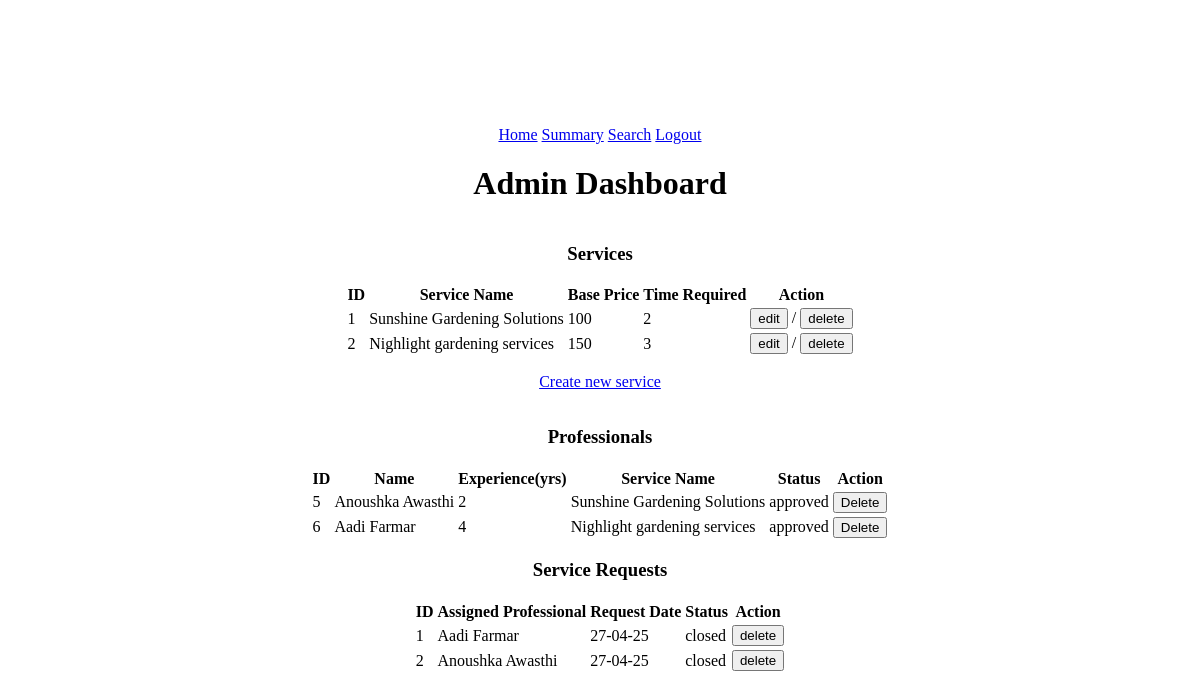
Page /admin_dashboard on the committed database.
### application/models.py (models this page shows)
class Service(db.Model):
    __tablename__ = 'Services'
    id = db.Column(db.Integer, primary_key=True, autoincrement=True)
    name = db.Column(db.String, nullable=False, unique=True)
    base_price = db.Column(db.Float, nullable=False)
    time_required = db.Column(db.Integer, nullable=True)
    description = db.Column(db.String, nullable=True)
    category = db.Column(db.String, nullable=False)

class User(db.Model):
    __tablename__ = 'Users'
    id = db.Column(db.Integer, primary_key=True, autoincrement=True)
    email = db.Column(db.String, nullable=False, unique=True)
    password = db.Column(db.String, nullable=False)
    name = db.Column(db.String, nullable=False)
    role = db.Column(db.String, nullable=False)
    service_id = db.Column(db.Integer, db.ForeignKey('Services.id'), nullable=True)
    service_name = db.Column(db.String, nullable = True)
    service_category = db.Column(db.String, nullable = True)
    experience = db.Column(db.Integer, nullable=True)
    approval_status = db.Column(db.String, nullable=True)
    description = db.Column(db.String, nullable=True)
    contact = db.Column(db.Integer, nullable=True)
    address = db.Column(db.String, nullable=True)
    pincode = db.Column(db.Integer, nullable=True)
    __table_args__ = (
    db.CheckConstraint("role IN ('admin', 'customer', 'professional')"),
    )

class ServiceRequest(db.Model):
    __tablename__ = 'Services_requests'
    id = db.Column(db.Integer, primary_key=True, autoincrement=True)
    service_id = db.Column(db.Integer, db.ForeignKey('Services.id'), nullable=False)
    customer_id = db.Column(db.Integer, db.ForeignKey('Users.id'), nullable=True)
    professional_id = db.Column(db.Integer, db.ForeignKey('Users.id'), nullable=True)
    professional_name = db.Column(db.String, nullable=True)
    date_of_request = db.Column(db.String, nullable=True)
    date_of_completion = db.Column(db.String, nullable=True)
    status = db.Column(db.String, default='requested')
    remarks = db.Column(db.String, nullable=True)
    rating = db.Column(db.Integer, nullable=True)
    __table_args__ = (
    db.CheckConstraint("status IN ('requested', 'assigned', 'closed')"),
    )

### app.py (the view)
@app.route("/admin_dashboard", methods=["GET", "POST"])
def admin_dashboard():
    services = Service.query.all()
    professionals = User.query.filter_by(role="professional").all()
    service_requests = ServiceRequest.query.all()
    return render_template("admin_dashboard.html", services=services, professionals=professionals, service_requests=service_requests, role=request.args.get("role"))

### templates/admin_dashboard.html (shortened to what this page needs)
<!DOCTYPE html>
<html lang="en">
<head>
    <link rel="stylesheet" href="/static/styles.css">
</head>
<body>
    <nav>
        <a href="/admin_dashboard">Home</a>
        <a href="/admin_dashboard/summary">Summary</a>
        <a href="/admin_dashboard/search">Search</a>
        <a href="/login">Logout</a>
    </nav>
    <h1>Admin Dashboard</h1>
    <h3>Services</h3>
    <table>
        <thead>
            <tr>
                <th>ID</th>
                <th>Service Name</th>
                <th>Base Price</th>
                <th>Time Required</th>
                <th>Action</th>
            </tr>
        </thead>
        <tbody>
            {% for service in services %}
            <tr>
                <td>{{ service.id }}</td>
                <td>{{ service.name }}</td>
                <td>{{ service.base_price }}</td>
                <td>{{ service.time_required }}</td>
                <td>
                    <button onclick="window.location.href='/admin_dashboard/edit_service/{{ service.id }}'">edit</button> /
                    <button onclick="
                        fetch('/api/service/{{ service.id }}', {
                            method: 'DELETE'
                        }).then(() => window.location.reload())
                    ">delete</button>
                </td>
                </tr>
            {% endfor %}
        </tbody>
    </table>
    <p><a href="/admin_dashboard/create_service">Create new service</a></p>
    <h3>Professionals</h3>
    <table>
        <thead>
            <tr>
                <th>ID</th>
                <th>Name</th>
                <th>Experience(yrs)</th>
                <th>Service Name</th>
                <th>Status</th>
                <th>Action</th>
            </tr>
        </thead>
        <tbody>
            {% for professional in professionals %}
            <tr>
                <td>{{ professional.id }}</td>
                <td>{{ professional.name }}</td>
                <td>{{ professional.experience }}</td>
                <td>{{ professional.service_name }}</td>
                <td>{{ professional.approval_status }}</td>
                <td>
                {% if professional.approval_status == "waiting" %}
                    <select id="select-service-{{ professional.id }}" onchange="
                        document.getElementById('approve-btn-{{ professional.id }}').disabled = (this.value === '');
                    ">
                        <option value="">Select Service</option>
                        {% for s in services %}
                            {% if s.category == professional.service_category %}
                                <option value="{{ s.id }}|{{ s.name }}">{{ s.name }}</option>
                            {% endif %}
                        {% endfor %}
                    </select> /
                    <button id="approve-btn-{{ professional.id }}" disabled onclick="
                        let selectedValue = document.getElementById('select-service-{{ professional.id }}').value;
                        let serviceId = selectedValue.split('|')[0];
                        let serviceName = selectedValue.split('|')[1];
                        fetch('/api/professional/approve/{{ professional.id }}', {
                            method: 'PUT',
                            headers: {'Content-Type': 'application/json'},
                            body: JSON.stringify({ service_id: serviceId , service_name: serviceName })
                        }).then(() => window.location.reload())
                    ">Approve</button> /
                    <button onclick="
                        fetch('/api/professional/reject/{{ professional.id }}', {
                            method: 'PUT'
                        }).then(() => window.location.reload())
                    ">Reject</button> /
                    <button onclick="
                        fetch('/api/user/{{ professional.id }}', {
                            method: 'DELETE'
                        }).then(() => window.location.reload())
                    ">Delete</button>
                {% else %}
                    <button onclick="
                        fetch('/api/user/{{ professional.id }}', {
                            method: 'DELETE'
                        }).then(() => window.location.reload())
                    ">Delete</button>
                {% endif %}
                </td>
            </tr>
            {% endfor %}
        </tbody>
    </table>
    <h3>Service Requests</h3>
    <table>
        <thead>
            <tr>
                <th>ID</th>
                <th>Assigned Professional</th>
                <th>Request Date</th>
                <th>Status</th>
                <th>Action</th>
            </tr>
        </thead>
        <tbody>
            {% for service_request in service_requests %}
            <tr>
                <td>{{ service_request.id }}</td>
                <td>{{ service_request.professional_name }}</td>
                <td>{{ service_request.date_of_request }}</td>
                <td>{{ service_request.status }}</td>
                <td>
                    <button onclick="
                        fetch('/api/service_request/{{ service_request.id }}', {
                            method: 'DELETE'
                        }).then(() => window.location.reload())
                    ">delete</button>
                </td>
            </tr>
            {% endfor %}
        </tbody>
    </table>
</body>
</html>

### static/styles.css (style rules this page uses)
body { margin: 0; display: flex; min-height: 100vh; flex-direction: column; justify-content: center; align-items: center; }

### rows in the picture
Service: id "1", name "Sunshine Gardening Solutions", base_price "100", time_required "2"
Service: id "2", name "Nighlight gardening services", base_price "150", time_required "3"
User: id "5", name "Anoushka Awasthi", experience "2", service_name "Sunshine Gardening Solutions", approval_status "approved"
User: id "6", name "Aadi Farmar", experience "4", service_name "Nighlight gardening services", approval_status "approved"
ServiceRequest: id "1", professional_name "Aadi Farmar", date_of_request "27-04-25", status "closed"
ServiceRequest: id "2", professional_name "Anoushka Awasthi", date_of_request "27-04-25", status "closed"
